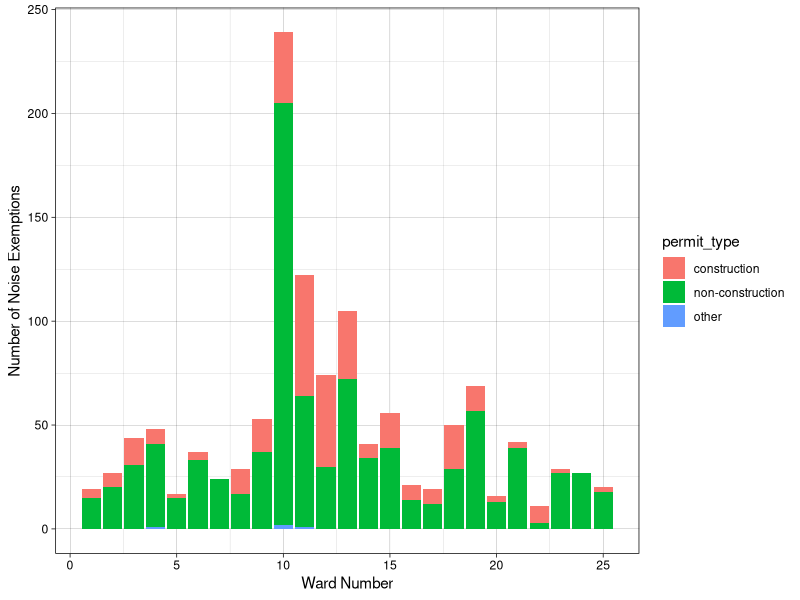
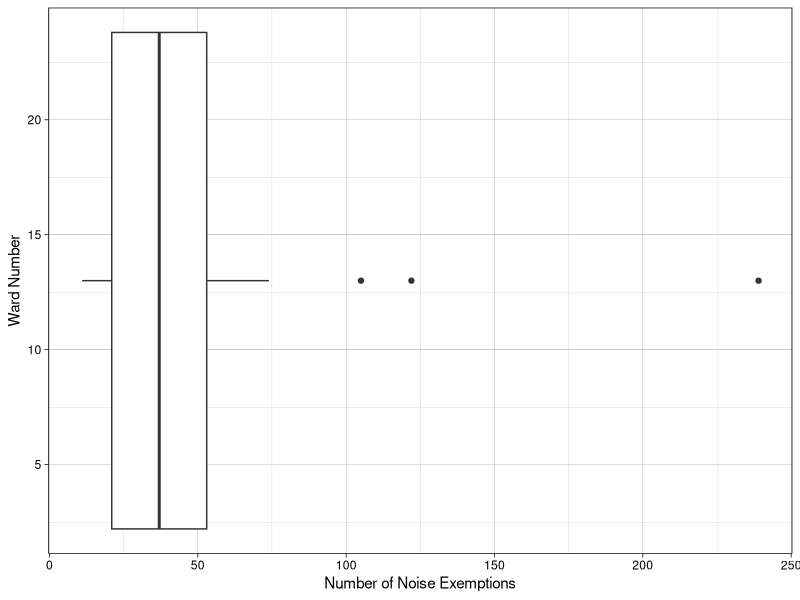
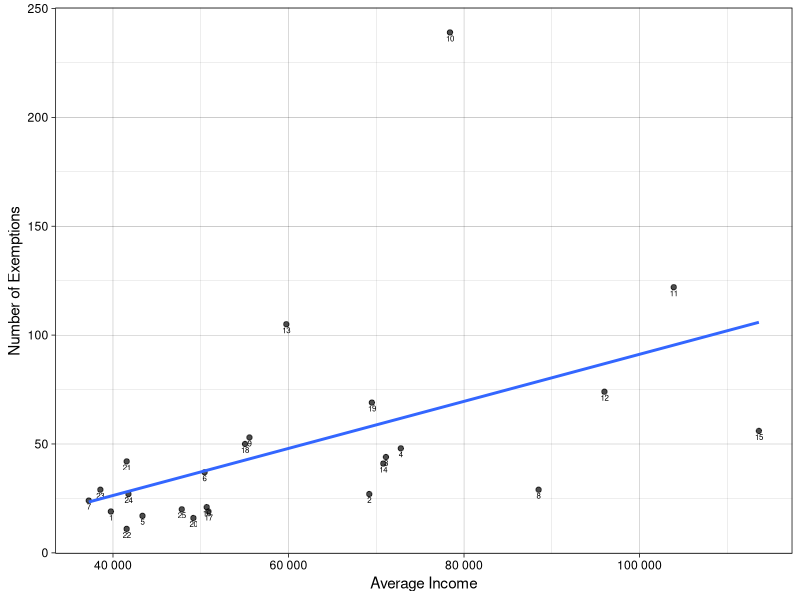
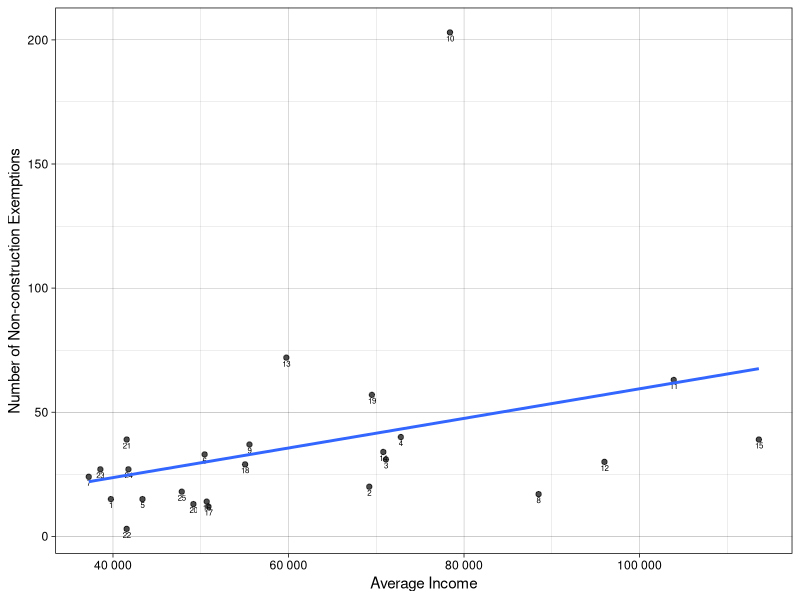
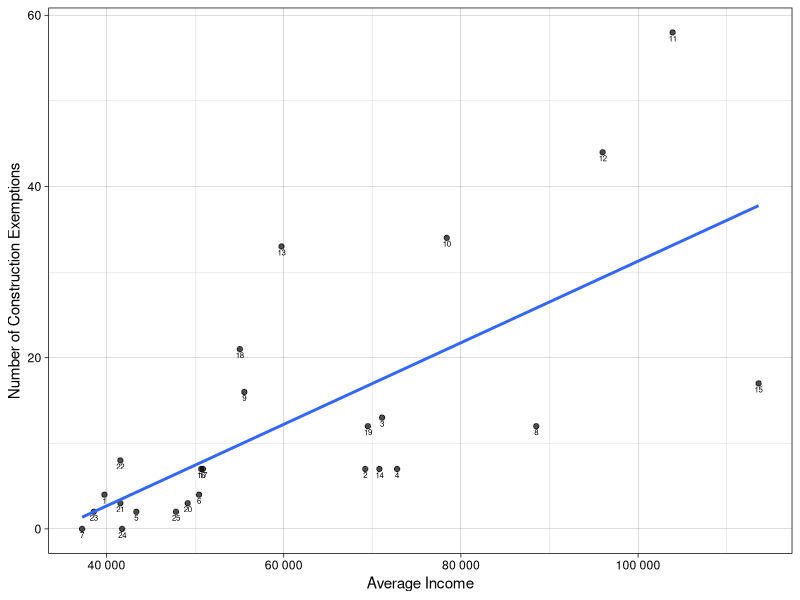
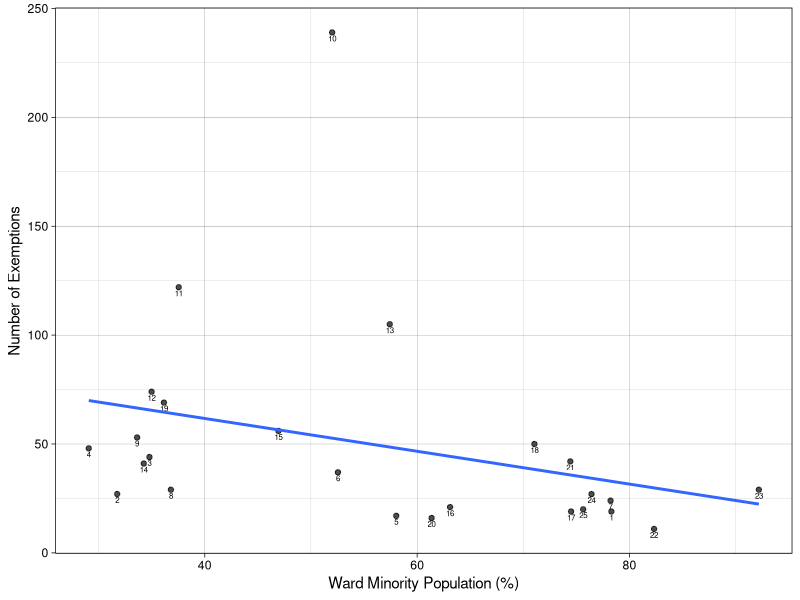
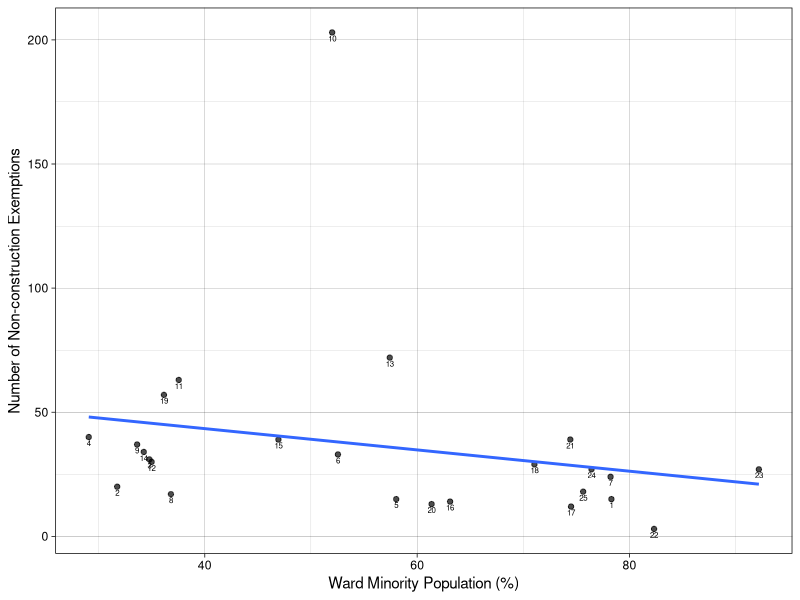
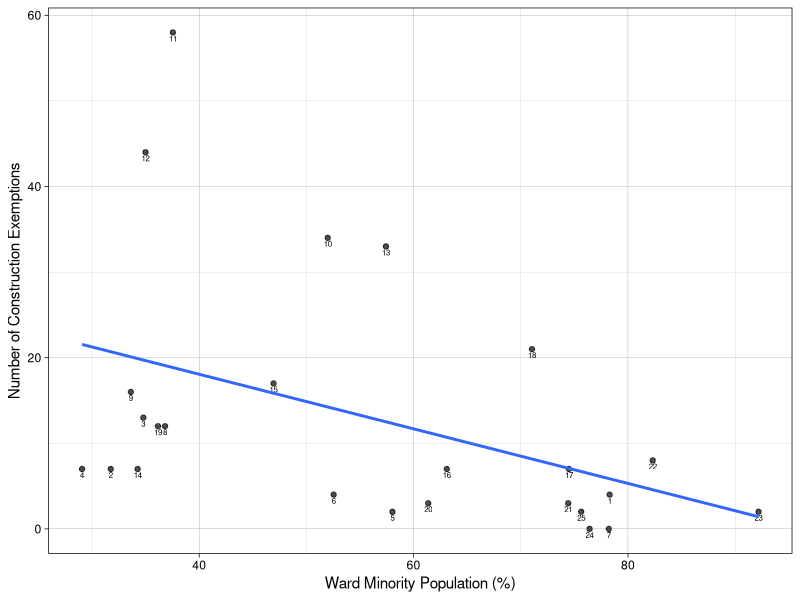

Source code (R) for these figures, in order:
## ---- chunk 1
#| include: false
#| warning: false
#| message: false

library(tidyverse)
library(knitr)
library(scales)
## ---- chunk 2
#| label: tbl-fulldatasample
#| tbl-cap: "Example Dataset"
#| echo: false
#| warning: false
#| message: false


display_column_names <- c("Permit Type", "Ward Number", "Exemption Issue Year",
                          "Expected Permit End Year",
                          "Ward Total Population", "Ward Average Income (CAD)",
                          "Ward Minority Percentage")

noise_exemp_ward_data_og <- read_csv(
  "../data/analysis_data/clean_noise_exemp_ward_data.csv")

noise_exemp_ward_data_og %>%
  select(!id) %>%
  head(1) %>%
  kable(col.names = display_column_names)
## ---- chunk 3
#| label: fig-permityears
#| tbl-cap: "Number of Exemptions Per Issue Year and Expected End Year of Permit"
#| echo: false
#| warning: false
#| message: false

issue_year_data <- noise_exemp_ward_data_og %>% group_by(issue_year) %>% 
  summarise(n = n_distinct(id))

end_year_data <- noise_exemp_ward_data_og %>% group_by(expected_end_year) %>% 
  summarise(n = n_distinct(id)) 

all_year_data <- issue_year_data %>% 
  full_join(end_year_data, by=c("issue_year" = "expected_end_year")) %>% 
  rename(year = 1, issue_year = 2, expected_end_year = 3) %>% 
  mutate(issue_year = if_else(is.na(issue_year), 0, issue_year), 
  expected_end_year = if_else(is.na(expected_end_year), 0, expected_end_year))



all_year_data %>% kable(
    col.names = c("Year", "Exemptions Issued", "Exemptions with Expected End Year")
  )


## ---- chunk 4
#| label: fig-wardtotalexemptions
#| fig-cap: "Noise Exemptions Totals by Ward"
#| fig-subcap: ["Types of Permits By Ward", 
#| "Boxplot of Total Exemptions Per Ward"]
#| layout-ncol: 2
#| out-width: "95%"
#| fig-align: "center"
#| echo: false
#| warning: false
#| message: false

noise_exemp_ward_data = noise_exemp_ward_data_og %>% 
  mutate(permit_type = case_when(
    str_detect(permit_type, "amplified") ~ "non-construction",
    str_detect(permit_type, "(construction|continuous|crane)") ~ "construction",
    str_detect(permit_type, "other") ~ "other",
    TRUE ~ "other"
  ))

ward_exemptions_bar <- noise_exemp_ward_data %>% 
  ggplot(aes(x = ward, fill = permit_type)) +
  geom_bar() +
  theme_linedraw() +
  labs(x = "Ward Number", y = "Number of Noise Exemptions")

# this data will primary used for determing relationships, but here
# it is used to create the box plot
correlation_data <- noise_exemp_ward_data %>% 
  group_by(ward, 
           ward_population, ward_avg_income, ward_minority_percentage) %>%
  summarise(
    num_exemptions = n_distinct(id),
    construction_exemptions = sum(permit_type == "construction"),
    non_construction_exemptions = sum(permit_type == "non-construction"),
    other_exemptions = sum(permit_type == "other")
  )

ward_exemptions_box <- correlation_data %>% 
  ggplot(aes(x = ward, y = num_exemptions)) +
  geom_boxplot() +
  theme_linedraw() +
  labs(x = "Ward Number", y = "Number of Noise Exemptions") +
  theme_linedraw() + coord_flip()


ward_exemptions_bar
ward_exemptions_box
## ---- chunk 5
#| label: fig-wardtotalexemptionsscatterplots
#| fig-cap: "Noise Exemptions by Ward Average Income (CAD)"
#| fig-subcap: ["Total Exemptions", "Non-construction Exemptions", 
#| "Construction Exemptions"]
#| layout-ncol: 3
#| out-width: "95%"
#| fig-align: "center"
#| echo: false
#| warning: false
#| message: false

income_num_exemption <- correlation_data %>%  
  ggplot(aes(ward_avg_income, num_exemptions)) +
  geom_point(alpha = 0.7) +
  theme_linedraw() +
  labs(x = "Average Income", y = "Number of Exemptions") + 
  geom_text(aes(label = ward), vjust = 1.5, hjust = 0.5, size = 2) +
  geom_smooth(method = "lm", se = FALSE) + 
  scale_x_continuous(labels = label_number())

income_nonconstruction_exemptions <- correlation_data %>% 
  ggplot(aes(ward_avg_income, non_construction_exemptions)) +
  geom_point(alpha = 0.7) +
  theme_linedraw() +
  labs(x = "Average Income", y = "Number of Non-construction Exemptions") + 
  geom_text(aes(label = ward), vjust = 1.5, hjust = 0.5, size = 2) +
  geom_smooth(method = "lm", se = FALSE) + 
  scale_x_continuous(labels = label_number())

income_construction_exemptions <- correlation_data %>% 
  ggplot(aes(ward_avg_income, construction_exemptions)) +
  geom_point(alpha = 0.7) +
  theme_linedraw() +
  labs(x = "Average Income", y = "Number of Construction Exemptions") + 
  geom_text(aes(label = ward), vjust = 1.5, hjust = 0.5, size = 2) +
  geom_smooth(method = "lm", se = FALSE) + 
  scale_x_continuous(labels = label_number())


income_num_exemption
income_nonconstruction_exemptions
income_construction_exemptions

## ---- chunk 6
#| label: fig-exemptionsminorityscatterplots
#| fig-cap: "Noise Exemptions by Ward Minority Percentage"
#| fig-subcap: ["Total Exemptions", "Non-construction Exemptions", 
#| "Construction Exemptions"]
#| layout-ncol: 3
#| out-width: "95%"
#| fig-align: "center"
#| echo: false
#| warning: false
#| message: false

minority_num_exemption <- correlation_data %>% 
  ggplot(aes(ward_minority_percentage, num_exemptions)) +
  geom_point(alpha = 0.7) +
  theme_linedraw() +
  labs(x = "Ward Minority Population (%)", y = "Number of Exemptions") + 
  geom_text(aes(label = ward), vjust = 1.5, hjust = 0.5, size = 2)  +
  geom_smooth(method = "lm", se = FALSE)

minority_nonconstruction_exemptions <- correlation_data %>% 
  ggplot(aes(ward_minority_percentage, non_construction_exemptions)) +
  geom_point(alpha = 0.7) +
  theme_linedraw() +
  labs(x = "Ward Minority Population (%)", y = "Number of Non-construction Exemptions") + 
  geom_text(aes(label = ward), vjust = 1.5, hjust = 0.5, size = 2)  +
  geom_smooth(method = "lm", se = FALSE)

minority_construction_exemptions <- correlation_data %>% 
  ggplot(aes(ward_minority_percentage, construction_exemptions)) +
  geom_point(alpha = 0.7) +
  theme_linedraw() +
  labs(x = "Ward Minority Population (%)", y = "Number of Construction Exemptions") + 
  geom_text(aes(label = ward), vjust = 1.5, hjust = 0.5, size = 2)  +
  geom_smooth(method = "lm", se = FALSE)


minority_num_exemption
minority_nonconstruction_exemptions
minority_construction_exemptions
## ---- chunk 7
#| label: fig-minorityincomeconfound
#| fig-cap: "Exploring Ward Minority Percentage, Average Income, Population Relationship"
#| fig-subcap: ["Minority v. Income", "Minority v. Population", 
#| "Income v Population"]
#| layout-ncol: 3
#| fig-align: "center"
#| echo: false
#| warning: false
#| message: false

minority_percentage_avg_income <- correlation_data %>% 
  ggplot(aes(ward_minority_percentage, ward_avg_income)) +
  geom_point(alpha = 0.7) +
  theme_linedraw() +
  labs(x = "Ward Minority Population (%)", y = "Average Ward Income") + 
  geom_text(aes(label = ward), vjust = 1.5, hjust = 0.5, size = 2) +
  geom_smooth(method = "lm", se = FALSE)

minority_population_ward_population <- correlation_data %>% 
  ggplot(aes(ward_population, ward_minority_percentage)) +
  geom_point(alpha = 0.7) +
  theme_linedraw() +
  labs(y = "Ward Minority Population (%)", x = "Ward Population") + 
  geom_text(aes(label = ward), vjust = 1.5, hjust = 0.5, size = 2) +
  geom_smooth(method = "lm", se = FALSE)

ward_population_avg_income <- correlation_data %>% 
  ggplot(aes(ward_population, ward_avg_income)) +
  geom_point(alpha = 0.7) +
  theme_linedraw() +
  labs(y = "Ward Average Income", x = "Ward Population") + 
  geom_text(aes(label = ward), vjust = 1.5, hjust = 0.5, size = 2) +
  geom_smooth(method = "lm", se = FALSE) + 
  scale_y_continuous(labels = label_number())

minority_percentage_avg_income
minority_population_ward_population
ward_population_avg_income
## ---- chunk 8
#| label: tbl-exemptioncategories
#| tbl-cap: "All Exemption Categories"
#| echo: false
#| warning: false
#| message: false

full_permit_type_table = noise_exemp_ward_data_og %>% group_by(permit_type) %>% 
  summarise(freq = n_distinct(id)) %>% 
  kable(col.names = c("Type", "Number of Permits"))

full_permit_type_table
## ---- chunk 9
#| label: fig-wardtotalexemptionsnooutliers
#| fig-cap: "Noise Exemptions by Ward Average Income (CAD) - No Outliers"
#| fig-subcap: ["Total Exemptions", "Non-construction Exemptions", 
#| "Construction Exemptions"]
#| layout-ncol: 3
#| out-width: "95%"
#| fig-align: "center"
#| echo: false
#| warning: false
#| message: false

correlation_data_no_outliers <- correlation_data %>% 
  filter(!(ward %in% c(10, 11, 13)))

income_num_exemption <- correlation_data_no_outliers %>% 
  ggplot(aes(ward_avg_income, num_exemptions)) +
  geom_point(alpha = 0.7) +
  theme_linedraw() +
  labs(x = "Average Income", y = "Number of Exemptions") + 
  geom_text(aes(label = ward), vjust = 1.5, hjust = 0.5, size = 2) +
  geom_smooth(method = "lm", se = FALSE) + 
  scale_x_continuous(labels = label_number())

income_nonconstruction_exemptions <- correlation_data_no_outliers %>% 
  ggplot(aes(ward_avg_income, non_construction_exemptions)) +
  geom_point(alpha = 0.7) +
  theme_linedraw() +
  labs(x = "Average Income", y = "Number of Non-construction Exemptions") + 
  geom_text(aes(label = ward), vjust = 1.5, hjust = 0.5, size = 2) +
  geom_smooth(method = "lm", se = FALSE) + 
  scale_x_continuous(labels = label_number())

income_construction_exemptions <- correlation_data_no_outliers %>% 
  ggplot(aes(ward_avg_income, construction_exemptions)) +
  geom_point(alpha = 0.7) +
  theme_linedraw() +
  labs(x = "Average Income", y = "Number of Construction Exemptions") + 
  geom_text(aes(label = ward), vjust = 1.5, hjust = 0.5, size = 2) +
  geom_smooth(method = "lm", se = FALSE) + 
  scale_x_continuous(labels = label_number())


income_num_exemption
income_nonconstruction_exemptions
income_construction_exemptions

## ---- chunk 10
#| label: fig-exemptionsminoritynooutliers
#| fig-cap: "Noise Exemptions by Ward Minority Percentage - No Outliers"
#| fig-subcap: ["Total Exemptions", "Non-construction Exemptions", 
#| "Construction Exemptions"]
#| layout-ncol: 3
#| out-width: "95%"
#| fig-align: "center"
#| echo: false
#| warning: false
#| message: false

minority_num_exemption <- correlation_data_no_outliers %>% 
  ggplot(aes(ward_minority_percentage, num_exemptions)) +
  geom_point(alpha = 0.7) +
  theme_linedraw() +
  labs(x = "Ward Minority Population (%)", y = "Number of Exemptions") + 
  geom_text(aes(label = ward), vjust = 1.5, hjust = 0.5, size = 2)  +
  geom_smooth(method = "lm", se = FALSE)

minority_nonconstruction_exemptions <- correlation_data_no_outliers %>% 
  ggplot(aes(ward_minority_percentage, non_construction_exemptions)) +
  geom_point(alpha = 0.7) +
  theme_linedraw() +
  labs(x = "Ward Minority Population (%)", y = "Number of Non-construction Exemptions") + 
  geom_text(aes(label = ward), vjust = 1.5, hjust = 0.5, size = 2)  +
  geom_smooth(method = "lm", se = FALSE)

minority_construction_exemptions <- correlation_data_no_outliers %>% 
  ggplot(aes(ward_minority_percentage, construction_exemptions)) +
  geom_point(alpha = 0.7) +
  theme_linedraw() +
  labs(x = "Ward Minority Population (%)", y = "Number of Construction Exemptions") + 
  geom_text(aes(label = ward), vjust = 1.5, hjust = 0.5, size = 2)  +
  geom_smooth(method = "lm", se = FALSE)


minority_num_exemption
minority_nonconstruction_exemptions
minority_construction_exemptions
## ---- chunk 11
#| label: tbl-wardexemptionssummary
#| tbl-cap: "Summary of Total Noise Exemptions By Ward"
#| echo: false
#| warning: false
#| message: false

# ward, number of occurrences
ward_exemptions <- noise_exemp_ward_data %>% 
  select(ward, id, permit_type) %>% 
  group_by(ward) %>% 
  summarise(exemptions = n_distinct(id),
            construction_exemptions = sum(permit_type == "construction"),
            non_construction_exemptions = 
              sum(permit_type == "non-construction"),
            other_exemptions = sum(permit_type == "other"))

five_number_summary <- ward_exemptions %>%
  summarise(
    min = min(exemptions),
    Q1 = quantile(exemptions, 0.25),
    median = median(exemptions),
    Q3 = quantile(exemptions, 0.75),
    max = max(exemptions),
    IQR = IQR(exemptions),
    mean = mean(exemptions),
    sd = sd(exemptions)
  )

# ward 10, 11, 13, but this table doesn't need to be shown just described
ward_exemption_outliers <- ward_exemptions %>% filter(
  exemptions < five_number_summary$Q1 - 1.5*five_number_summary$IQR |
    exemptions > five_number_summary$Q3 + five_number_summary$IQR) %>% 
  select(ward, exemptions)

five_number_summary %>% 
  kable(
    col.names = c("Minimum", "1st Quartile", "Median", "3rd Quartile", "Maximum", "IQR", "Mean", "Standard Deviation"),
  )

